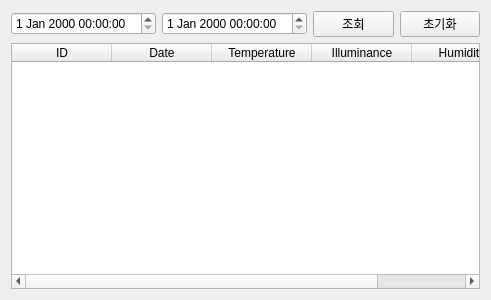
<?xml version="1.0" encoding="UTF-8"?>
<ui version="4.0">
 <class>Tab3_TemHumiIlluDB</class>
 <widget class="QWidget" name="Tab3_TemHumiIlluDB">
  <property name="geometry">
   <rect>
    <x>0</x>
    <y>0</y>
    <width>491</width>
    <height>300</height>
   </rect>
  </property>
  <property name="windowTitle">
   <string>Form</string>
  </property>
  <layout class="QVBoxLayout" name="verticalLayout">
   <item>
    <layout class="QHBoxLayout" name="horizontalLayout">
     <item>
      <widget class="QDateTimeEdit" name="pStartdatetime_thi"/>
     </item>
     <item>
      <widget class="QDateTimeEdit" name="pEnddatetime_thi"/>
     </item>
     <item>
      <widget class="QPushButton" name="pPBthi">
       <property name="text">
        <string>조회</string>
       </property>
      </widget>
     </item>
     <item>
      <widget class="QPushButton" name="pPBclearthi">
       <property name="text">
        <string>초기화</string>
       </property>
      </widget>
     </item>
    </layout>
   </item>
   <item>
    <widget class="QTableWidget" name="pDBthi">
     <column>
      <property name="text">
       <string>ID</string>
      </property>
     </column>
     <column>
      <property name="text">
       <string>Date</string>
      </property>
     </column>
     <column>
      <property name="text">
       <string>Temperature</string>
      </property>
     </column>
     <column>
      <property name="text">
       <string>Illuminance</string>
      </property>
     </column>
     <column>
      <property name="text">
       <string>Humidity</string>
      </property>
     </column>
    </widget>
   </item>
  </layout>
 </widget>
 <resources/>
 <connections/>
</ui>
